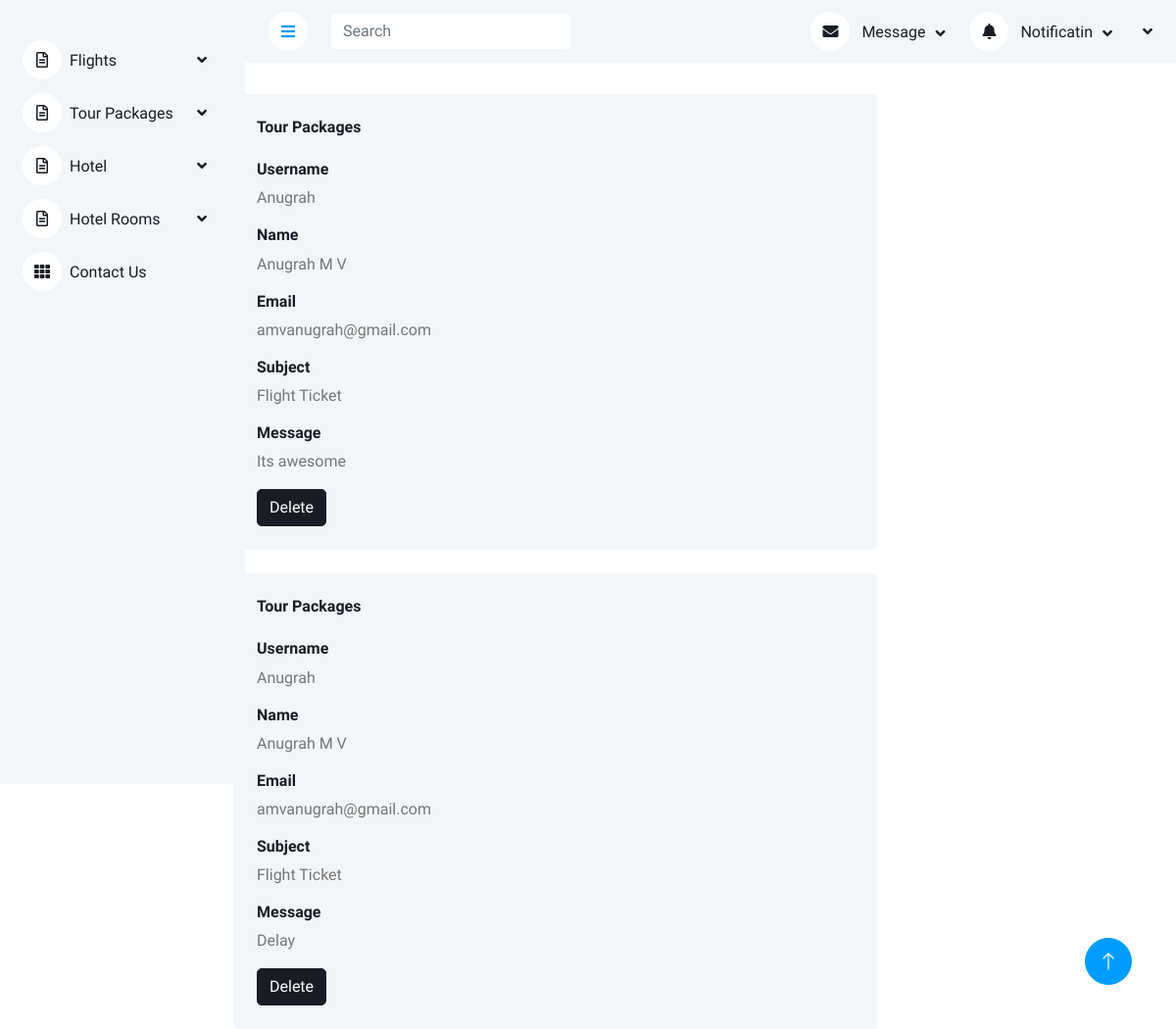
/Backend/contactusdisplay/, run on the app's committed database.
### Frontend/models.py (models this page shows)
class contactdb(models.Model):
    name=models.CharField(max_length=50,null=True,blank=True)
    username=models.CharField(max_length=50,null=True,blank=True)
    email=models.CharField(max_length=50,null=True,blank=True)
    subject=models.CharField(max_length=50,null=True,blank=True)
    message=models.CharField(max_length=50,null=True,blank=True)

### Backend/views.py (the view)
# urls.py: path('contactusdisplay/',views.contactusdisplay,name="contactusdisplay"),
def contactusdisplay(request):
    contactdata = contactdb.objects.all()
    return render(request,"ConatctUsDisplay.html",{'contactdata':contactdata})

### Backend/templates/ConatctUsDisplay.html (shortened to what this page needs)
<!DOCTYPE html>
{% extends 'Index.html' %}
{% block content %}
<html lang="en">
<head>
</head>
<body>
<br>
<div class="col-8">
    <div class="row g-4">
        {% for i in contactdata %}
        <div class="bg-light rounded h-100 p-4">
            <h6 class="mb-4">Tour Packages</h6>
            <form>
                <h6>
                    Username
                </h6>
                <p>{{i.username}}</p>
                <h6>
                    Name
                </h6>
                <p> {{i.name}}</p>
                <h6>
                    Email
                </h6>
                <p>{{i.email}}</p>
                <h6>
                    Subject
                </h6>
                <p>{{i.subject}}</p>
                <h6>
                    Message
                </h6>
               <p>{{i.message}}</p>
                    <a href="{% url 'contactusdelete' data_id=i.id %}" class="btn btn-dark">Delete</a>
            </form>
        </div>
        {% endfor %}
    </div>
</div>
</body>
</html>
{% endblock %}

### Backend/static/css/style.css (style rules this page uses)
:root { --primary: #009CFF; --light: #F3F6F9; --dark: #191C24; }
.btn { transition: .5s; }

### data on the page
contactdb: username "Anugrah", name "Anugrah M V", email "amvanugrah@gmail.com", subject "Flight Ticket", message "Its awesome"
contactdb: username "Anugrah", name "Anugrah M V", email "amvanugrah@gmail.com", subject "Flight Ticket", message "Delay"
